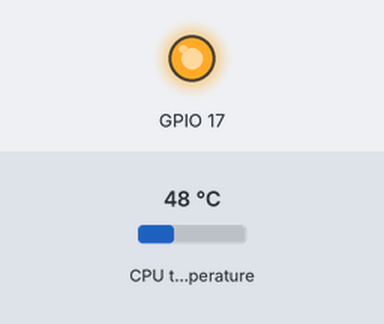
Simulated run of this program. Board: Raspberry Pi (BCM pin numbers), started with the arguments 17 3. Parts: output pins drawn as LEDs (lit = HIGH). The test bench sets the inputs (shaded band); at power-on: CPU temperature 48 °C.

Above: at 0.1 s.
Timing chart, 0 to 1.6 s (numbered marks = the images above):
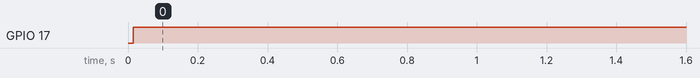

The program:

fan.py
```python
import os
from time import sleep
import RPi.GPIO as GPIO
import re
import sys
pin = int(sys.argv[1])
base_temp = float(sys.argv[2])
GPIO.setmode(GPIO.BCM)
GPIO.setup(pin, GPIO.OUT)

def measure_temp():
    raw = os.popen('vcgencmd measure_temp').readline()
    m = re.match("temp=(\d+\.?\d*)'C", raw)
    if not m:
        raise ValueError("Unexpected temperature string: " + raw)
    return float(m.group(1))

while True:
    temp = measure_temp()
#    print 'Temperature from vcgencmd: {}'.format(temp)

    if temp > base_temp:
        #print 'Turning on GPIO 4'
        GPIO.output(pin, True)
    else:
        #print 'Turning off GPIO 4'
        GPIO.output(pin, False)
    sleep(3)
```

Measured:
- by itself, GPIO 17: LOW → HIGH at 0.02 s
